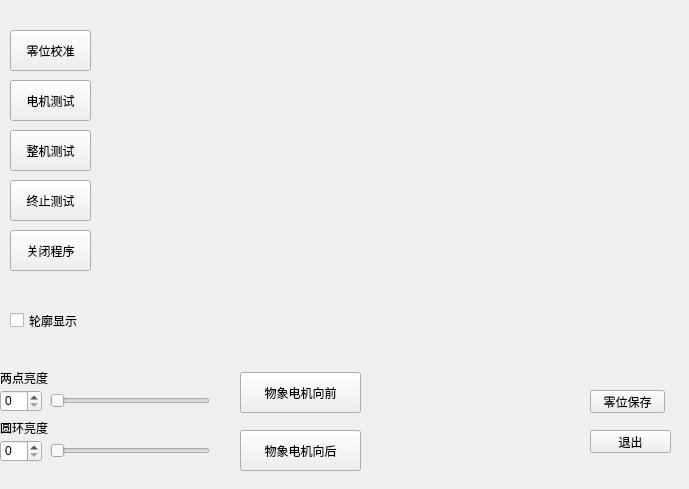
      <widget class="QWidget" name="page_devmode">
       <widget class="QLabel" name="label_dev_exit_process">
        <property name="geometry">
         <rect>
          <x>0</x>
          <y>-10</y>
          <width>680</width>
          <height>480</height>
         </rect>
        </property>
        <property name="text">
         <string/>
        </property>
       </widget>
       <widget class="QPushButton" name="dev_pushButton_test_all">
        <property name="geometry">
         <rect>
          <x>10</x>
          <y>130</y>
          <width>81</width>
          <height>41</height>
         </rect>
        </property>
        <property name="styleSheet">
         <string notr="true">font: 12pt &quot;黑体&quot;;
</string>
        </property>
        <property name="text">
         <string>整机测试</string>
        </property>
       </widget>
       <widget class="QPushButton" name="dev_pushButton_test_motor">
        <property name="geometry">
         <rect>
          <x>10</x>
          <y>80</y>
          <width>81</width>
          <height>41</height>
         </rect>
        </property>
        <property name="styleSheet">
         <string notr="true">font: 12pt &quot;黑体&quot;;

</string>
        </property>
        <property name="text">
         <string>电机测试</string>
        </property>
       </widget>
       <widget class="QPushButton" name="dev_pushButton_open_hateman">
        <property name="geometry">
         <rect>
          <x>10</x>
          <y>30</y>
          <width>81</width>
          <height>41</height>
         </rect>
        </property>
        <property name="styleSheet">
         <string notr="true">font: 12pt &quot;黑体&quot;;
</string>
        </property>
        <property name="text">
         <string>零位校准</string>
        </property>
       </widget>
       <widget class="QPushButton" name="dev_pushButton_save_zero">
        <property name="geometry">
         <rect>
          <x>590</x>
          <y>390</y>
          <width>75</width>
          <height>23</height>
         </rect>
        </property>
        <property name="text">
         <string>零位保存</string>
        </property>
       </widget>
       <widget class="QPushButton" name="dev_pushButton_close_hateman">
        <property name="geometry">
         <rect>
          <x>590</x>
          <y>430</y>
          <width>81</width>
          <height>23</height>
         </rect>
        </property>
        <property name="text">
         <string>退出</string>
        </property>
       </widget>
       <widget class="QLabel" name="label_38">
        <property name="geometry">
         <rect>
          <x>0</x>
          <y>370</y>
          <width>71</width>
          <height>16</height>
         </rect>
        </property>
        <property name="text">
         <string>两点亮度</string>
        </property>
       </widget>
       <widget class="QLabel" name="label_39">
        <property name="geometry">
         <rect>
          <x>0</x>
          <y>420</y>
          <width>81</width>
          <height>16</height>
         </rect>
        </property>
        <property name="text">
         <string>圆环亮度</string>
        </property>
       </widget>
       <widget class="QSpinBox" name="spinBox_dev_laser">
        <property name="geometry">
         <rect>
          <x>0</x>
          <y>390</y>
          <width>42</width>
          <height>22</height>
         </rect>
        </property>
       </widget>
       <widget class="QSpinBox" name="spinBox_dev_yuanhuan">
        <property name="geometry">
         <rect>
          <x>0</x>
          <y>440</y>
          <width>42</width>
          <height>22</height>
         </rect>
        </property>
       </widget>
       <widget class="QSlider" name="slider_dev_laser">
        <property name="geometry">
         <rect>
          <x>50</x>
          <y>390</y>
          <width>160</width>
          <height>22</height>
         </rect>
        </property>
        <property name="orientation">
         <enum>Qt::Horizontal</enum>
        </property>
       </widget>
       <widget class="QSlider" name="slider_dev_yuanhuan">
        <property name="geometry">
         <rect>
          <x>50</x>
          <y>440</y>
          <width>160</width>
          <height>22</height>
         </rect>
        </property>
        <property name="orientation">
         <enum>Qt::Horizontal</enum>
        </property>
       </widget>
       <widget class="QPushButton" name="dev_pushButton_stop_test">
        <property name="geometry">
         <rect>
          <x>10</x>
          <y>180</y>
          <width>81</width>
          <height>41</height>
         </rect>
        </property>
        <property name="styleSheet">
         <string notr="true">font: 12pt &quot;黑体&quot;;
</string>
        </property>
        <property name="text">
         <string>终止测试</string>
        </property>
       </widget>
       <widget class="QPushButton" name="dev_pushButton_wuxiang_forward">
        <property name="geometry">
         <rect>
          <x>240</x>
          <y>372</y>
          <width>121</width>
          <height>41</height>
         </rect>
        </property>
        <property name="styleSheet">
         <string notr="true">font: 12pt &quot;黑体&quot;;
</string>
        </property>
        <property name="text">
         <string>物象电机向前</string>
        </property>
       </widget>
       <widget class="QPushButton" name="dev_pushButton_wuxiang_backward">
        <property name="geometry">
         <rect>
          <x>240</x>
          <y>430</y>
          <width>121</width>
          <height>41</height>
         </rect>
        </property>
        <property name="styleSheet">
         <string notr="true">font: 12pt &quot;黑体&quot;;
</string>
        </property>
        <property name="text">
         <string>物象电机向后</string>
        </property>
       </widget>
       <widget class="QPushButton" name="dev_pushButton_exit_sys">
        <property name="geometry">
         <rect>
          <x>10</x>
          <y>230</y>
          <width>81</width>
          <height>41</height>
         </rect>
        </property>
        <property name="styleSheet">
         <string notr="true">font: 12pt &quot;黑体&quot;;
</string>
        </property>
        <property name="text">
         <string>关闭程序</string>
        </property>
       </widget>
       <widget class="QCheckBox" name="checkBox_show_contours">
        <property name="enabled">
         <bool>true</bool>
        </property>
        <property name="geometry">
         <rect>
          <x>10</x>
          <y>310</y>
          <width>101</width>
          <height>21</height>
         </rect>
        </property>
        <property name="acceptDrops">
         <bool>true</bool>
        </property>
        <property name="styleSheet">
         <string notr="true">font: 13pt &quot;黑体&quot;;</string>
        </property>
        <property name="text">
         <string>轮廓显示</string>
        </property>
        <property name="checked">
         <bool>false</bool>
        </property>
       </widget>
      </widget>
